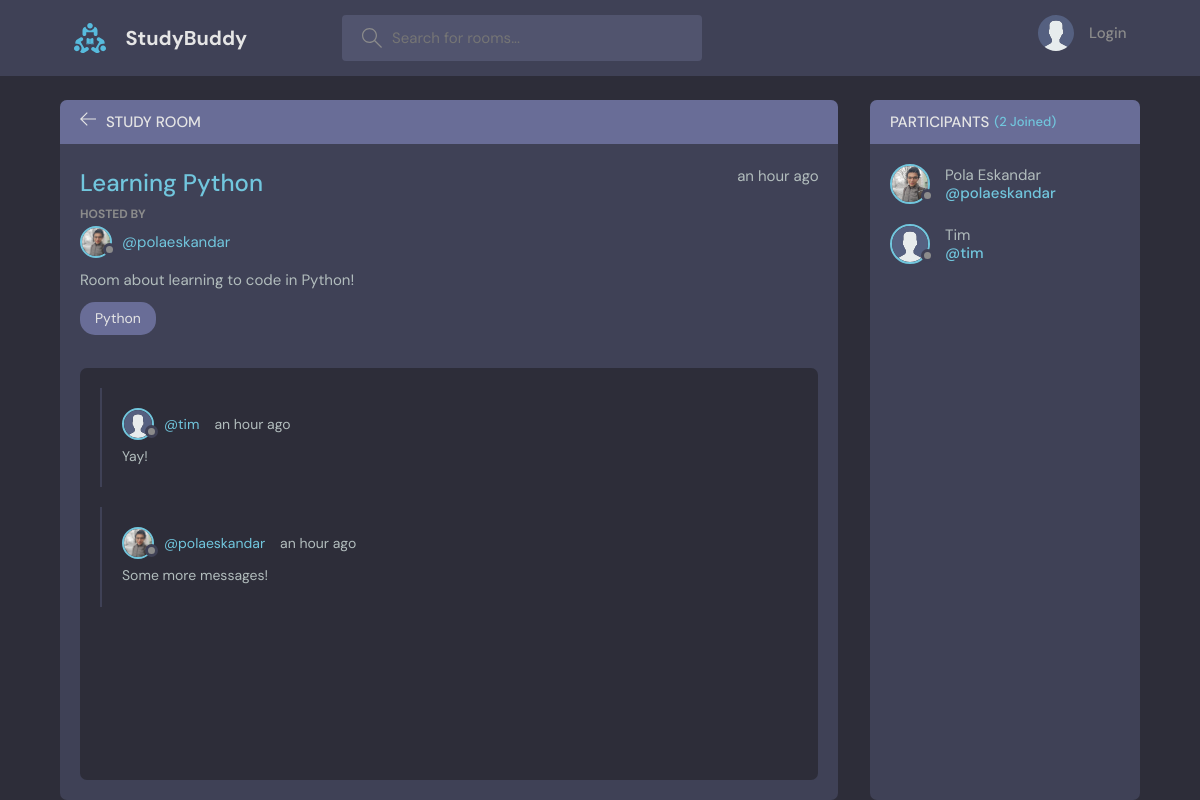
The page /room/1/ on the database its author committed.
### base/models.py (models this page shows, shortened)
class Room(models.Model):
    host = models.ForeignKey(User, on_delete=models.CASCADE, null=True)
    topic = models.ForeignKey(Topic, on_delete=models.SET_NULL, null=True)
    name = models.CharField(max_length=200)
    description = models.TextField(null=True, blank=True)
    participants = models.ManyToManyField(User, related_name="participants", blank=True)
    updated = models.DateTimeField(auto_now=True)
    created = models.DateTimeField(auto_now_add=True)
    class Meta:
        ordering = ["-updated", "created"]
    def __str__(self):
        return self.name

class User(AbstractUser):
    name = models.CharField(max_length=200, null=True)
    email = models.EmailField(unique=True, null=True)
    bio = models.TextField(null=True)
    avatar = models.ImageField(null=True, default="avatar.svg")
    USERNAME_FIELD = "email"
    REQUIRED_FIELDS = []

class Topic(models.Model):
    name = models.CharField(max_length=200)
    def __str__(self):
        return self.name

class Message(models.Model):
    body = models.TextField()
    user = models.ForeignKey(User, on_delete=models.CASCADE)
    room = models.ForeignKey(Room, on_delete=models.CASCADE)
    updated = models.DateTimeField(auto_now=True)
    created = models.DateTimeField(auto_now_add=True)
    class Meta:
        ordering = ["-updated", "created"]

### base/views.py (the view)
# urls.py: path("room", views.room, name="room"),
def room(request, pk):
    room = Room.objects.get(id=pk)
    room_messages = room.message_set.all()
    participants = room.participants.all()
    if request.method == "POST":
        Message.objects.create(
            user=request.user, room=room, body=request.POST.get("body")
        )
        room.participants.add(request.user)
        return redirect("room", pk=room.id)
    context = {
        "room": room,
        "room_messages": room_messages,
        "participants": participants,
    }
    return render(request, "base/room.html", context)

### base/templates/base/room.html (shortened to what this page needs)
{% extends 'main.html' %} {% block content %} {% load humanize %}
<body>
  <main class="profile-page layout layout--2">
    <div class="container">
      <div class="room">
        <div class="room__top">
          <div class="room__topLeft">
            <a href="{% url 'home' %}">
              <svg
                version="1.1"
                xmlns="http://www.w3.org/2000/svg"
                width="32"
                height="32"
                viewBox="0 0 32 32"
              >
                <title>arrow-left</title>
                <path
                  d="M13.723 2.286l-13.723 13.714 13.719 13.714 1.616-1.611-10.96-10.96h27.625v-2.286h-27.625l10.965-10.965-1.616-1.607z"
                ></path>
              </svg>
            </a>
            <h3>Study Room</h3>
          </div>
        </div>
        <div class="room__box scroll">
          <div class="room__header scroll">
            <div class="room__info">
              <h3>{{ room }}</h3>
              <span>{{ room.created|naturaltime }}</span>
            </div>
            <div class="room__hosted">
              <p>Hosted By</p>
              <a href="#" class="room__author">
                <div class="avatar avatar--small">
                  <img src="{{ room.host.avatar.url }}" />
                </div>
                <span>@{{ room.host.username }}</span>
              </a>
            </div>
            <div class="room__details">{{ room.description }}</div>
            <span class="room__topics">{{ room.topic }}</span>
          </div>
          <div class="room__conversation">
            <div class="threads scroll">
              {% for room_message in room_messages %}
              <div class="thread">
                <div class="thread__top">
                  <div class="thread__author">
                    <a href="#" class="thread__authorInfo">
                      <div class="avatar avatar--small">
                        <img src="{{ room_message.user.avatar.url }}" />
                      </div>
                      <span>@{{ room_message.user.username }}</span>
                    </a>
                    <span class="thread__date">
                      {{ room_message.created|naturaltime }}
                    </span>
                  </div>
                </div>
                <div class="thread__details">{{ room_message.body }}</div>
              </div>
              {% endfor %}
            </div>
          </div>
        </div>
      </div>
      <div class="participants">
        <h3 class="participants__top">
          Participants <span>({{ participants.count }} Joined)</span>
        </h3>
        <div class="participants__list scroll">
          {% for user in participants %}
          <a href="{% url 'profile' user.id %}" class="participant">
            <div class="avatar avatar--medium">
              <img src="{{ user.avatar.url }}" />
            </div>
            <p>
              {{ user.name }}
              <span>@{{ user.username }}</span>
            </p>
          </a>
          {% endfor %}
        </div>
      </div>
    </div>
  </main>
  {% endblock content %}

### rows shown on the page
Room: name "Learning Python", created "an hour ago", host.avatar (picture), host.username "polaeskandar", description "Room about learning to code in Python!", topic "Python"
Message: user.avatar (placeholder picture), user.username "tim", created "an hour ago", body "Yay!"
Message: user.avatar (picture), user.username "polaeskandar", created "an hour ago", body "Some more messages!"
User: avatar (picture), name "Pola Eskandar", username "polaeskandar"
User: avatar (placeholder picture), name "Tim", username "tim"

### other values the page prints
{{ participants.count }} "2"
